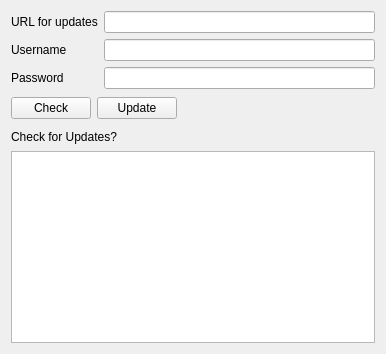
         <widget class="QWidget" name="Updates">
          <attribute name="title">
           <string>Updates</string>
          </attribute>
          <layout class="QVBoxLayout" name="verticalLayout_5">
           <item>
            <layout class="QHBoxLayout" name="horizontalLayout_3">
             <item>
              <layout class="QVBoxLayout" name="verticalLayout_3">
               <item>
                <widget class="QLabel" name="label_4">
                 <property name="text">
                  <string>URL for updates</string>
                 </property>
                </widget>
               </item>
               <item>
                <widget class="QLabel" name="label_5">
                 <property name="text">
                  <string>Username</string>
                 </property>
                </widget>
               </item>
               <item>
                <widget class="QLabel" name="label_6">
                 <property name="text">
                  <string>Password</string>
                 </property>
                </widget>
               </item>
              </layout>
             </item>
             <item>
              <layout class="QVBoxLayout" name="verticalLayout_4">
               <item>
                <widget class="QLineEdit" name="updateURL"/>
               </item>
               <item>
                <widget class="QLineEdit" name="updateUser"/>
               </item>
               <item>
                <widget class="QLineEdit" name="updatePass"/>
               </item>
              </layout>
             </item>
            </layout>
           </item>
           <item>
            <layout class="QHBoxLayout" name="horizontalLayout_8">
             <item>
              <layout class="QHBoxLayout" name="horizontalLayout_4">
               <item>
                <widget class="QPushButton" name="checkUpdateButton">
                 <property name="text">
                  <string>Check</string>
                 </property>
                </widget>
               </item>
               <item>
                <widget class="QPushButton" name="updateButton">
                 <property name="text">
                  <string>Update</string>
                 </property>
                </widget>
               </item>
              </layout>
             </item>
             <item>
              <spacer name="horizontalSpacer_2">
               <property name="orientation">
                <enum>Qt::Horizontal</enum>
               </property>
               <property name="sizeHint" stdset="0">
                <size>
                 <width>198</width>
                 <height>27</height>
                </size>
               </property>
              </spacer>
             </item>
            </layout>
           </item>
           <item>
            <layout class="QHBoxLayout" name="horizontalLayout_5">
             <item>
              <widget class="QLabel" name="statusLabel">
               <property name="text">
                <string>Check for Updates?</string>
               </property>
              </widget>
             </item>
             <item>
              <spacer name="horizontalSpacer_3">
               <property name="orientation">
                <enum>Qt::Horizontal</enum>
               </property>
               <property name="sizeHint" stdset="0">
                <size>
                 <width>13</width>
                 <height>17</height>
                </size>
               </property>
              </spacer>
             </item>
            </layout>
           </item>
           <item>
            <widget class="QTableWidget" name="updateList">
             <property name="sizePolicy">
              <sizepolicy hsizetype="Expanding" vsizetype="Expanding">
               <horstretch>0</horstretch>
               <verstretch>0</verstretch>
              </sizepolicy>
             </property>
            </widget>
           </item>
          </layout>
         </widget>
